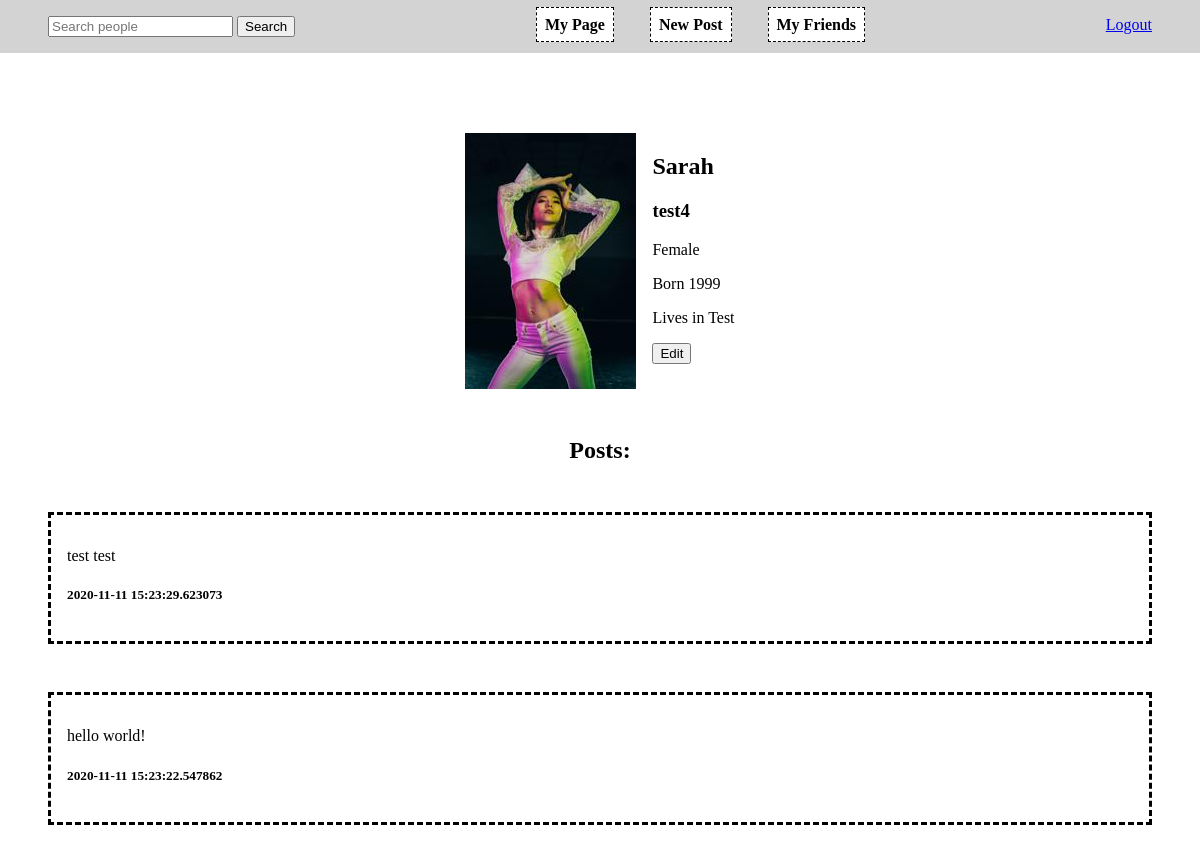
Page / (signed in) on the committed database.
### social_network/models.py (models this page shows, shortened)
class User(db.Model, UserMixin):
    id = db.Column(db.Integer, primary_key=True)
    username = db.Column(db.String(32), unique=True, nullable=False)
    password = db.Column(db.String(64), nullable=False)
    image_file = db.Column(db.String(32), nullable=False,
                           default="default_profile.jpg")
    name = db.Column(db.String(64), nullable=False)
    gender = db.Column(
        db.Boolean(), nullable=False)
    city = db.Column(db.String(32), nullable=False)
    born = db.Column(
        db.Integer)
    posts = db.relationship("Post", backref="author")
    friendship = db.relationship(
        "Friendship", foreign_keys='Friendship.user1_id', backref="friend")
    friendship = db.relationship(
        "Friendship", foreign_keys='Friendship.user2_id', backref="friend")

class Post(db.Model):
    id = db.Column(db.Integer, primary_key=True)
    text = db.Column(db.String(256), nullable=False)
    date_created = db.Column(
        db.DateTime, nullable=False, default=datetime.utcnow)
    user_id = db.Column(db.Integer, db.ForeignKey("user.id"), nullable=False)

### social_network/main/routes.py (the view)
@main.route("/")
@main.route("/<user>")
@login_required
def profile(user=None):
    u = User.query.filter_by(username=user).first()
    if u is None:
        u = current_user
        friend = None
    else:
        friend = bool(Friendship.query.filter_by(
            user2_id=u.id, user1_id=current_user.id).scalar())
    return render_template(
        "main/profile_page.html",
        user=u,
        posts=Post.query.filter_by(
            user_id=u.id
        ).order_by(
            Post.date_created.desc()
        ),
        f=friend
    )

### social_network/models.py (called while the page is built)
@login_manager.user_loader
def load_user(user_id):
    return User.query.get(int(user_id))

### social_network/templates/main/profile_page.html (shortened to what this page needs)
{% extends 'layout.html' %}  {% block content %}
<section class="info">
    <img src="../../static/img/{{ user.image_file }}">
    <div class="infofiels">
        <h1>{{user.name}}</h1>
        <h3>{{user.username}}</h3>
        <p>{% if user.gender %} Female {% else %} Male {% endif %}</p>
        <p>Born {{user.born}}</p>
        <p>Lives in {{user.city}}</p>
        {% if f == None %} <button onclick="location.href='{{ url_for('users.edit') }}'">Edit</button> {% endif %}
    </div>
</section>
<section class="posts">
    <h1>Posts: </h1>
    {% for p in posts %}
    <div style="text-align: left; border: dashed black; padding: 1em; margin: 3em;">
        <p>{{p.text}}</p>
        <h5>{{p.date_created}}</h5>
    </div>
    {% endfor %}
</section>
{% endblock content %}

### social_network/static/main.css (style rules this page uses)
body { margin: 0; padding: 0; }
.info { display: flex; justify-content: center; }
.infofiels { padding-left: 1em; text-align: left; }
.posts { margin-top: 3em; text-align: center; }
section { margin: 3em 0; text-align: center; }

### rows in the picture
User: image_file (picture), name "Sarah", username "test4", born "1999", city "Test"
Post: text "test test", date_created "2020-11-11 15:23:29.623073"
Post: text "hello world!", date_created "2020-11-11 15:23:22.547862"
